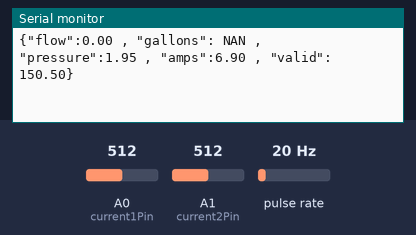
The sketch below on a simulated Arduino Uno, built with avr-gcc and run on an emulated ATmega328P. Shown: the last lines printed to the serial monitor. Wiring (inferred from the names in the program): pulse sensor: data pin 3. The test bench sets the inputs (shaded band); at power-on: pulse rate 20 Hz, A0 (current1Pin) = 512, A1 (current2Pin) = 512.

Above: at 1.2 s.
1.3 s: pulse rate (sensor on pin 3) set to 4 Hz
At 2.7 s:
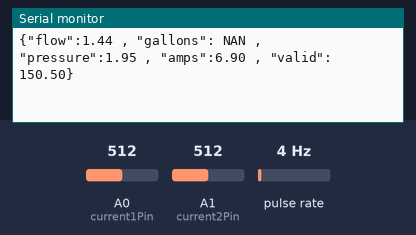
2.8 s: A0 (current1Pin) set to 716
4.3 s: A1 (current2Pin) set to 716
At 5.6 s:
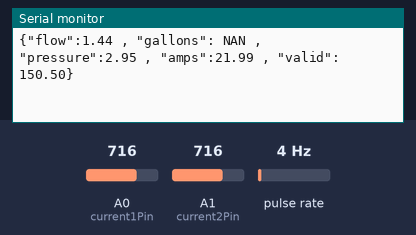
5.8 s: pulse rate (sensor on pin 3) set to 50 Hz
7.3 s: A0 (current1Pin) set to 900
At 8.2 s:
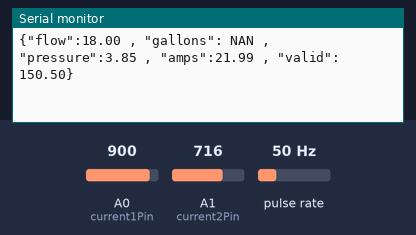
8.8 s: A1 (current2Pin) set to 900
At 11.0 s:
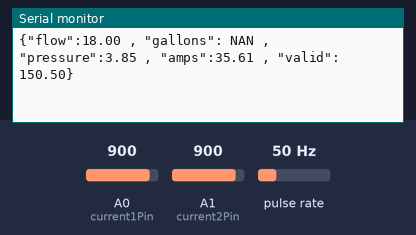
Timing chart, 0 to 11.3 s (numbered marks = the images above; inputs shaded):
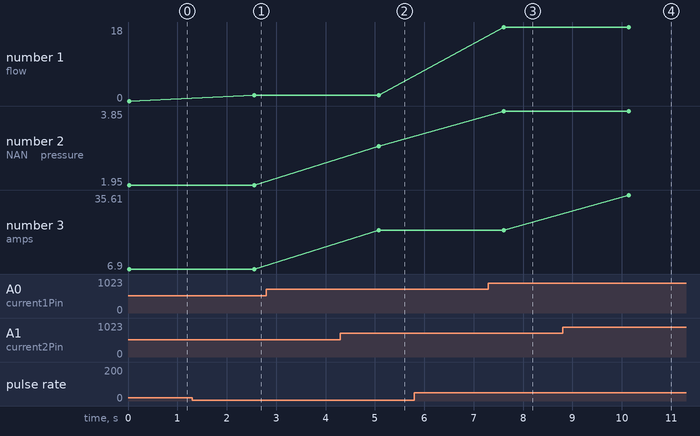

Measured:
- after the input at 1.3 s, the serial monitor: prints a new line after 1.3 s (image 1)
- after the input at 4.3 s, the serial monitor: prints a new line after 0.78 s (image 2)
- after the input at 7.3 s, the serial monitor: prints a new line after 0.31 s (image 3)
- after the input at 8.8 s, the serial monitor: prints a new line after 1.3 s (image 4)
- plotted number 1: 0 → 1.44 after the input at 1.3 s
- plotted number 2: 2.95 → 3.85 after the input at 7.3 s
- plotted number 3: 6.9 → 21.99 after the input at 4.3 s, 21.99 → 35.61 after the input at 8.8 s

The sketch:

Water_monitorAT328Pv0.5.ino
```cpp
//operates sensors and talks to water monitor json server via Serial
//for ATmega 328P

#define FLOW 3  // D1 Mini D8                          ->  chip pin 2
#define current1Pin A0
#define current2Pin A1

#include <EEPROM.h>


int mVperAmp = 66; // use 185 for 5A Module, 100 for 20A Module and 66 for 30A Module
double RawValue = 0;
int ACSoffset = 2500;


double tempVoltage = 0;
double Amps = 0;
double Pressure = 0;

//Number of pulses, used to measure water
long pulseCount = 0;

//Used to measure flow rate
unsigned long pulseTime, lastTime;

//GPM and TOTGAL
double GPM, elapsedGal, oldGal;

//Number of pulses per wh - found or set on the meter.
int ppg = 10000; //pulses per gallon

String json = "{}";


void setup() {

  pinMode(FLOW, INPUT);
  pinMode(current1Pin, INPUT);
  pinMode(current2Pin, INPUT);

  digitalWrite (FLOW, true); //pullup

  Serial.begin(57600);

  // GPM interrupt attached to IRQ 1 = pin3
  attachInterrupt(1, onPulse, FALLING);


  //init eeprom, one run only
 // elapsedGal = 0;
 // EEPROM.put(0,elapsedGal);
  //end init eeprom

  EEPROM.get(0,elapsedGal);
  oldGal = elapsedGal;

}


void loop() {

//  Serial.print("Hall sensor in flowmeter = ");
//  Serial.println(digitalRead(FLOW));

  RawValue = get_value(current1Pin);
  Pressure = ((RawValue - 112) / 102.4) * .5;

  //  Serial.print("Pressure = "); // shows the voltage measured
  //  Serial.println(Pressure,3); // the '3' after voltage allows you to display 3 digits after decimal point


  RawValue = get_value(current2Pin);
  tempVoltage = (RawValue / 1024.0) * 5000; // Gets you mV
  Amps = ((tempVoltage - ACSoffset) / mVperAmp);
  Amps = Amps * -1;
  Amps = Amps - 6.9;  //zero offset
  Amps = abs(Amps);
  //Serial.print("Amps = ");
  //Serial.println(Amps);

  //  Serial.print(GPM,2);
  //  Serial.print(" GPM for a total of ");
  //  Serial.println(elapsedGal,2);

  json = "{";
  json += "\"flow\":";   json += String(GPM);
  json += " , ";
  json += "\"gallons\":";   json += String(elapsedGal);
  json += " , ";
  json += "\"pressure\":";   json += String(Pressure);
  json += " , ";
  json += "\"amps\":";   json += String(Amps);
  json += " , ";
  json += "\"valid\": 150.50";
  json += "}";

  // json = "{\"flow\":1.21 , \"gallons\":2.22 , \"pressure\":3.23 , \"amps\":4.24}";  //test json

  Serial.println(json);


  GPM = 0;

  Serial.println();

  delay(2500);
}
```

Subs.ino
```cpp
int get_value(int pin){
  double analogvalue = 0;

  for (int t=1;t<101;t++){
    analogvalue = analogvalue + analogRead(pin);
   // Serial.println(analogvalue);
   // Serial.println();
  }

  return int( (analogvalue / 100));

}


// The interrupt routine
void onPulse()
{
    //used to measure time between pulses.
    lastTime = pulseTime;
    pulseTime = micros();

    //pulseCounter
    pulseCount++;

    //Calculate flow
    GPM = (3600000000.0 / (pulseTime - lastTime))/ppg;

    //Find total gallons
    elapsedGal=oldGal + (1.0*pulseCount/ppg);

    if ((elapsedGal-oldGal) > 100){
      EEPROM.put(0,elapsedGal);
      oldGal = elapsedGal;
      pulseCount = 0;
     // Serial.println("UPDATED EEPROM");    //Debug only!!!!!!!!!!!!!!!!!!!!!!!!!!! remove for production
    }


}
```
